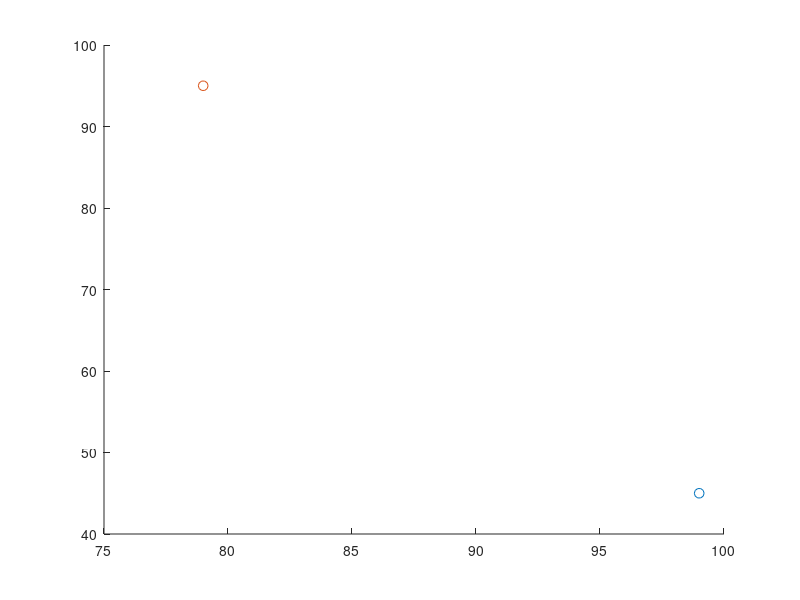

Write MATLAB code to recreate this figure. (Note: this script raises an error after producing the figure.)
dim = 3;
num_pixels = 100;
a = round(100 * rand(num_pixels,dim));
k = 2;
n = [];

for i=1:k
    n = [n; round(100*rand([1,dim]))];
end

% n = [3, 2, 4;
%      7, 9, 6];
n
n_old = n - 1;

while norm(n-n_old) ~= 0
    figure; hold on;
    scatter3(n(1,1), n(1,2),  n(1,3), 50, 'r*');
    scatter3(n(2,1), n(2,2), n(2,3), 50, 'b*');
    dll = []; % size (num_pixels, k). Distance of each points from k's. 
    for i=1:k
        % ik = [kk, round(10*rand([1,2]))];
        temp = dist(a, n(i,:));
        dll = [dll, temp];
    end
    % Points that closer to different k's (num_pixels, 1)
    [~, indices] = min(dll, [], 2); 
    % Buckets to store cluster points 
    % size (num_pixels, k). Distance of each points from k's. 
    up_db = zeros(size(dll));
    % Updating the points buckets
    for i = 1:length(indices)
        up_db(i, indices(i)) = 1;
    end
    % find(up_db(:,i)) gives the indices that closer to i^th cluster. 
    % We use above information in a vector to get respective points.
    % We calculate min(array, 1) component wise average. 
    k_mean = [];
    sty = {'r', 'b'};
    for i=1:k
        
        p1 = a( find(up_db(:,i)) , 1 );
        p2 = a( find(up_db(:,i)) , 2 );
        p3 = a( find(up_db(:,i)) , 3 );
        ss = 15*ones(size(p3));
        scatter3( p1, p2, p3, ss, sty{i})
        k_mean = [k_mean; mean( a( find(up_db(:,i)) , : ), 1)];
    end
    % We assign this k_mean to n matrix and do the procedure until we find the
    % match.
    k_mean
    n_old = n;
    n = k_mean;
end





function kn = dist(rgb_vec, k_vec)
    % This function return (num_elems, 1) size norm vector.
    % rgb_vec   : matrix of (num_elems, dim)
    % k_vec     : row vector (1, dim)

    % OUTPUT
    % kn        : colum vector (num_elems, 1)
    kn = vecnorm(rgb_vec-k_vec, 2, 2);
end

